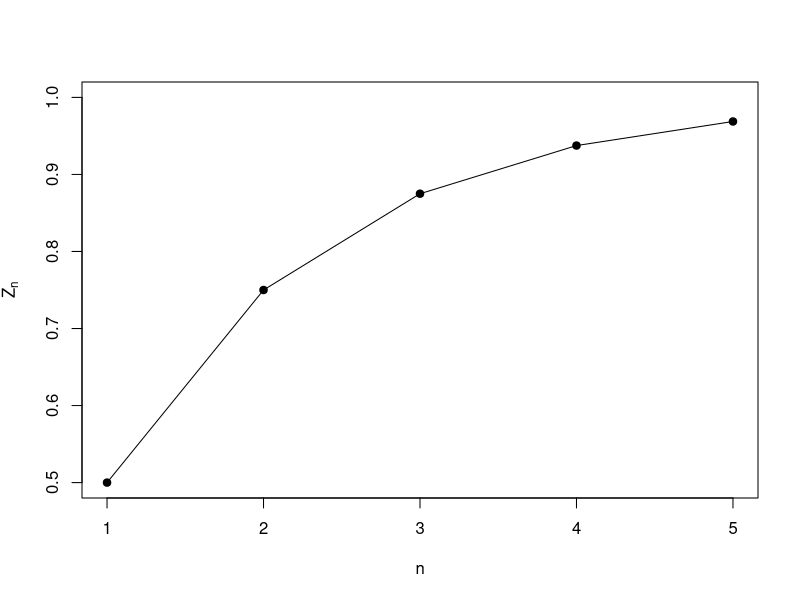
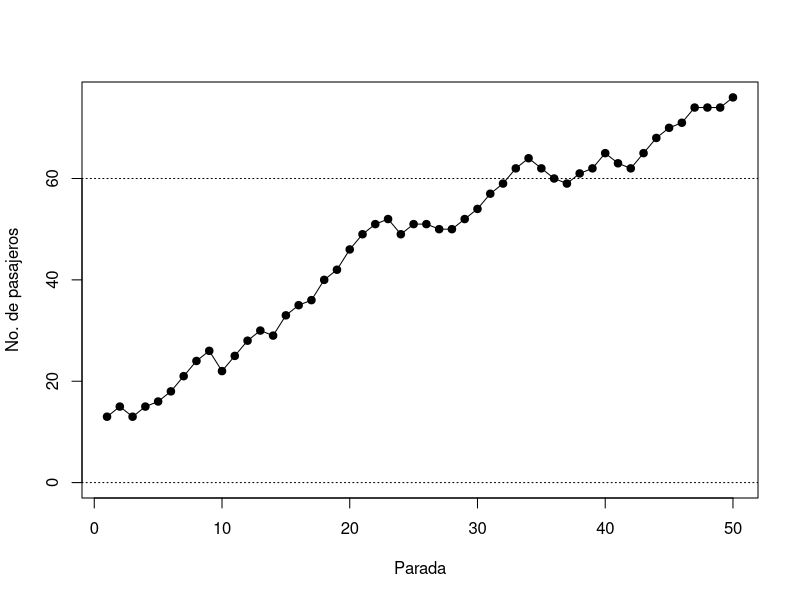
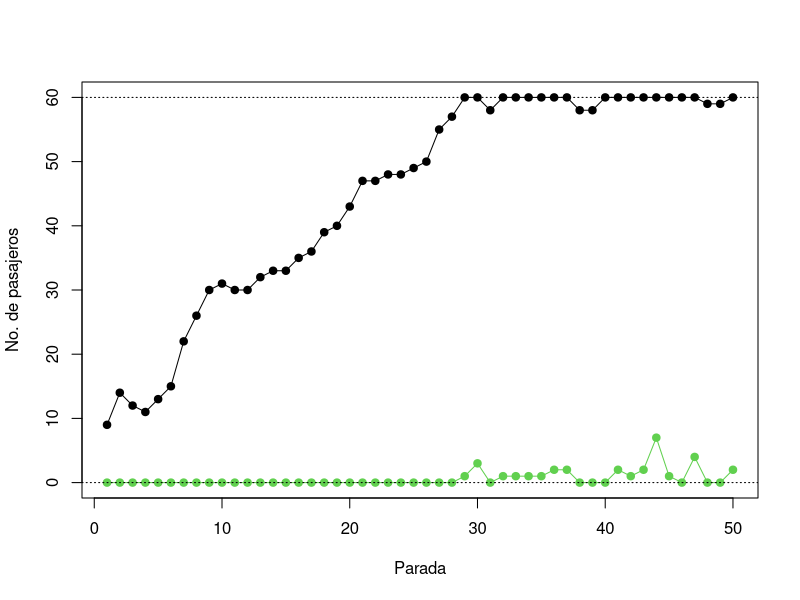
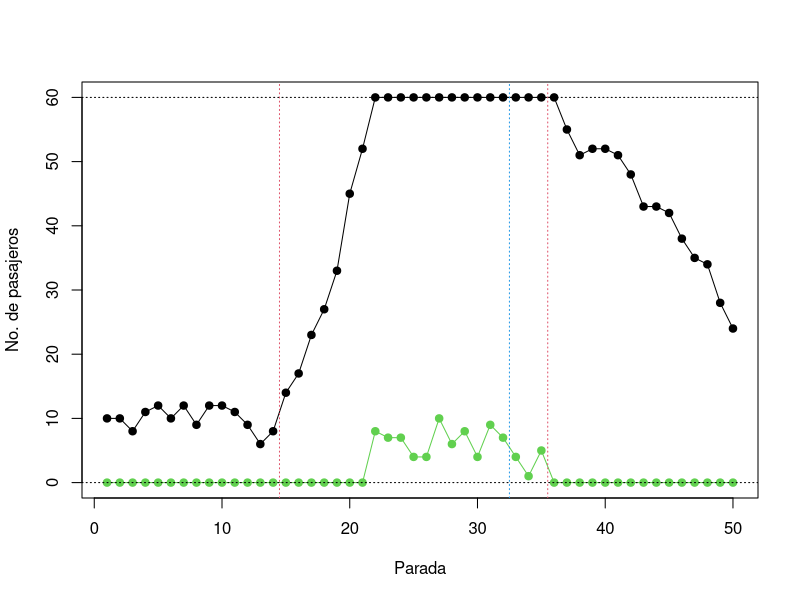
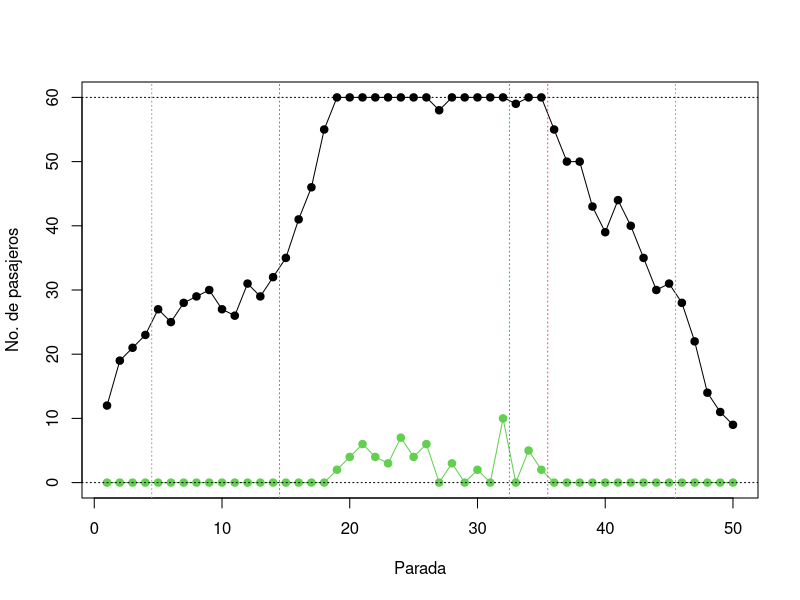

Recreate these plots in R, in order.
## ---- chunk 1
# Generación de la matriz datos:
datos <- matrix(rpois(rpois(1, 125) * 15, 43), ncol = 15)
## ---- chunk 2
datos <- datos[1:5, 1:5]
datos[sample(25, 1)] <- 46 # Alguno > 45 al menos
datos
## ---- chunk 3
f <- function(x, u) sum(x > u)
out <- apply(datos, 1, function(x, a) sum(x > a), a = 45)
## ---- chunk 4
out
## ---- chunk 5
n <- 1
Zn <- sum(1 / (2 ^ (1:n)))
epsilon <- 5e-2
while (abs(1 - Zn) >= epsilon) {
  n <- n + 1
  Zn <- sum(1 / (2 ^ (1:n)))
  cat("n =", n, "- Zn =", Zn, "\n")
}
## ---- chunk 6
n <- 1
Zn <- sum(1 / (2 ^ (1:n)))
epsilon <- 5e-2
Z <- numeric(1e3)
Z[n] <- Zn
while (abs(1 - Zn) >= epsilon) {
  n <- n + 1
  Zn <- sum(1 / (2 ^ (1:n)))
  cat("n =", n, "- Zn =", Zn, "\n")
  Z[n] <- Zn
}
n
1 - Zn 
Z <- Z[1:n]
plot(Z, xlab = "n", ylab = expression(Z[n]), type = "o", pch = 19, ylim = c(0.5, 1))
## ---- chunk 7
set.seed(0)
paradas <- 50
maximo  <- 60
pasajeros <- rpois(1, 10)
registro  <- numeric(paradas)
registro[1] <- pasajeros
for (i in 2:paradas) {
  # Bajan:
  pasajeros <- pasajeros - rpois(1, 2)
  
  # Suben:
  pasajeros <- pasajeros + rpois(1, 3)
  
  registro[i] <- pasajeros # Actualiza registro
}
plot(registro, type = "o", pch = 19, xlab='Parada', 
     ylab='No. de pasajeros', ylim = c(0, max(registro)))
abline(h = c(0, maximo), lty = 3)
## ---- chunk 8
set.seed(999)
paradas <- 50
maximo  <- 60
pasajeros <- rpois(1, 10)
registro  <- numeric(paradas)
nosuben   <- registro
registro[1] <- pasajeros
for (i in 2:paradas) {
  pasajeros <- pasajeros - rpois(1, 2)
  pasajeros <- pasajeros + rpois(1, 3)
  if (pasajeros > maximo) {
    nosuben[i] <- pasajeros - maximo
    pasajeros <- maximo
  }
  pasajeros <- ifelse(pasajeros < 0, 0, pasajeros)
  registro[i] <- pasajeros # Actualiza registro
}
plot(registro, type = "o", pch = 19, xlab='Parada', 
     ylab='No. de pasajeros', ylim = c(0, max(registro)))
points(nosuben, type = "o", pch = 19, col = 3)
abline(h = c(0, maximo), lty = 3)
## ---- chunk 9
set.seed(110)
paradas <- 50
maximo  <- 60
pasajeros <- rpois(1, 10)
registro  <- numeric(paradas)
nosuben   <- numeric(paradas)
registro[1] <- pasajeros
for (i in 2:paradas) {
  pasajeros <- pasajeros - ifelse(i < 33, rpois(1, 2), rpois(1, 5))
  pasajeros <- pasajeros + ifelse(15 > i || i > 35, rpois(1, 3), rpois(1, 8))
  if (pasajeros > maximo) {
    nosuben[i] <- pasajeros - maximo
    pasajeros <- maximo
  }
  if (pasajeros < 0) pasajeros <- 0
  registro[i] <- pasajeros
}
plot(registro, type = "o", pch = 19, xlab='Parada', ylab='No. de pasajeros', ylim = c(0, max(registro)))
points(nosuben, type = "o", pch = 19, col = 3)
abline(h = c(0, maximo), lty = 3)
abline(v = c(14.5, 35.5, 32.5), lty = 3, col = c(2, 2, 4))
## ---- chunk 10
set.seed(666)
paradas <- 50
maximo  <- 60
pasajeros <- rpois(1, 10)
registro  <- numeric(paradas)
nosuben   <- numeric(paradas)
registro[1] <- pasajeros
for (i in 2:paradas) {

  # Bajan:
  if (i >= 5) {
    if (i < 33) {
      pasajeros <- pasajeros - rpois(1, 2)
    } else {
      pasajeros <- pasajeros - rpois(1, 5)
    }
  }

  # Suben:
  if (i < 46) {
    if (15 <= i && i <= 35) {
      pasajeros <- pasajeros + rpois(1, 8)
    } else {
      pasajeros <- pasajeros + rpois(1, 3)
    }
  }

  # Límites:
  if (pasajeros > maximo) {
    nosuben[i] <- pasajeros - maximo
    pasajeros <- maximo
  }
  if (pasajeros < 0)
    pasajeros <- 0
  registro[i] <- pasajeros
  cat('Parada', i, 'hay', pasajeros, 'pasajeros\n')
}
plot(registro, type = "o", pch = 19, xlab='Parada', ylab='No. de pasajeros', ylim = c(0, max(registro)))
points(nosuben, type = "o", pch = 19, col = 3)
abline(h = c(0, maximo), lty = 3)
abline(v = c(14.5, 35.5, 32.5, 4.5, 45.5), lty = 3, col = c(2, 2, 4, 8, 8))
